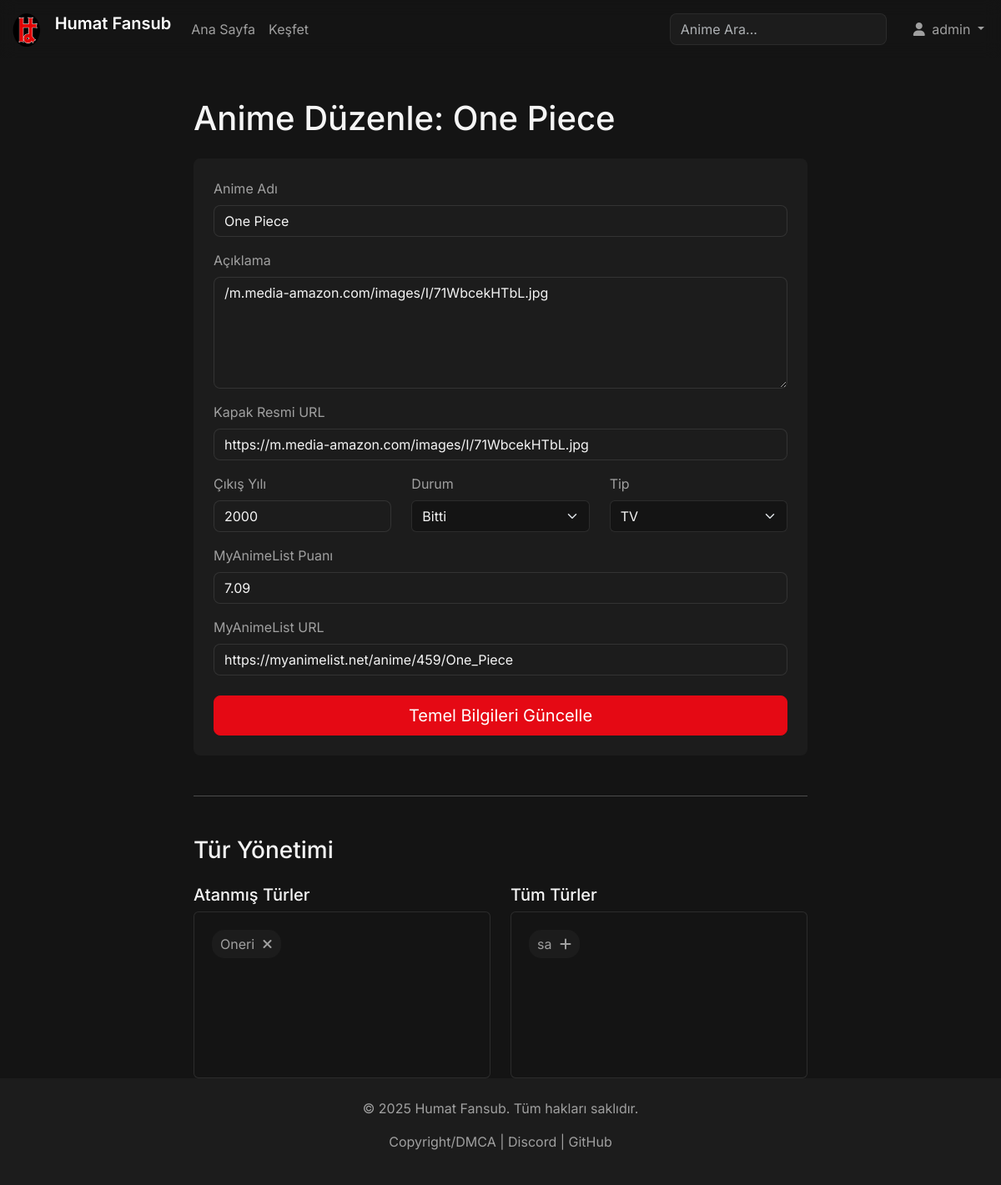
The page /edit_anime/1 (signed in) on the database its author committed.
### models.py (models this page shows, shortened)
class User(db.Model):
    id = db.Column(db.Integer, primary_key=True)
    username = db.Column(db.String(80), unique=True, nullable=False)
    password = db.Column(db.String(200), nullable=False)
    can_delete = db.Column(db.Boolean, default=False)
    can_edit = db.Column(db.Boolean, default=False)
    can_add_user = db.Column(db.Boolean, default=False)
    logs = db.relationship('Log', backref='user', lazy=True)
    watchlist_animes = db.relationship('Anime', secondary=watchlist, lazy='subquery',
        backref=db.backref('watchlisted_by', lazy=True))
    ratings = db.relationship('Rating', backref='user', lazy=True)

class Anime(db.Model):
    id = db.Column(db.Integer, primary_key=True)
    name = db.Column(db.String(100), nullable=False)
    description = db.Column(db.Text, nullable=False)
    cover_image = db.Column(db.String(200), nullable=False)
    episodes = db.relationship('Episode', backref='anime', lazy=True, cascade="all, delete-orphan")
    release_year = db.Column(db.Integer, nullable=True)
    status = db.Column(db.String(50), nullable=True)
    anime_type = db.Column(db.String(50), nullable=True)
    average_rating = db.Column(db.Float, default=0.0)
    rating_count = db.Column(db.Integer, default=0)
    mal_id = db.Column(db.Integer, nullable=True)
    mal_score = db.Column(db.Float, nullable=True)
    mal_url = db.Column(db.String(200), nullable=True)
    genres = db.relationship('Genre', secondary=anime_genres, lazy='subquery',
        backref=db.backref('animes', lazy=True))
    ratings = db.relationship('Rating', backref='anime', lazy=True, cascade="all, delete-orphan")

class Genre(db.Model):
    id = db.Column(db.Integer, primary_key=True)
    name = db.Column(db.String(50), unique=True, nullable=False)

### app.py (the view, shortened to what this page needs)
@app.route('/edit_anime/<int:anime_id>', methods=['GET', 'POST'])
@login_required
@admin_required
def edit_anime(anime_id):
    anime = Anime.query.get_or_404(anime_id)
    form = AnimeForm(obj=anime)
    assigned_genres = anime.genres
    unassigned_genres = [genre for genre in Genre.query.all() if genre not in assigned_genres]
    return render_template('edit_anime.html', form=form, anime=anime, assigned_genres=assigned_genres, unassigned_genres=unassigned_genres)

### forms.py
class AnimeForm(FlaskForm):
    name = StringField('Anime Adı', validators=[DataRequired(), Length(min=1, max=150)])
    description = TextAreaField('Açıklama', validators=[DataRequired()])
    cover_image = StringField('Kapak Resmi URL', validators=[DataRequired()])
    release_year = IntegerField('Çıkış Yılı', validators=[Optional()])
    status = SelectField('Durum', choices=[
        ('Bitti', 'Bitti'),
        ('Devam Ediyor', 'Devam Ediyor')
    ], validators=[Optional()])
    anime_type = SelectField('Tip', choices=[
        ('TV', 'TV'),
        ('Film', 'Film'),
        ('OVA', 'OVA')
    ], validators=[Optional()])
    genres = QuerySelectMultipleField('Türler', query_factory=get_genres, get_label='name', allow_blank=True)
    mal_score = StringField('MyAnimeList Puanı', validators=[Optional()])
    mal_url = StringField('MyAnimeList URL', validators=[Optional()])
    submit = SubmitField('Anime Ekle/Güncelle')

### app.py (called while the page is built)
def admin_required(f):
    @wraps(f)
    def decorated_function(*args, **kwargs):
        if not current_user.is_authenticated or not (current_user.can_add_user or current_user.can_edit or current_user.can_delete):
            flash('Bu sayfayı görüntüleme yetkiniz yok.', 'danger')
            return redirect(url_for('index'))
        return f(*args, **kwargs)
    return decorated_function

@login_manager.user_loader
def load_user(user_id):
    return User.query.get(int(user_id))

### templates/edit_anime.html (shortened to what this page needs)
{% extends "base.html" %}
{% block content %}
<div class="container mt-5">
    <div class="row justify-content-center">
        <div class="col-lg-8">
            <h1 class="mb-4">Anime Düzenle: {{ anime.name }}</h1>
            <form method="POST" class="p-4 rounded-3" style="background-color: var(--light-dark-color);">
                <div class="mb-3">
                    {{ form.name.label(class="form-label") }}
                    {{ form.name(class="form-control") }}
                </div>
                <div class="mb-3">
                    {{ form.description.label(class="form-label") }}
                    {{ form.description(class="form-control", rows=5) }}
                </div>
                <div class="mb-3">
                    {{ form.cover_image.label(class="form-label") }}
                    {{ form.cover_image(class="form-control") }}
                </div>
                <div class="row">
                    <div class="col-md-4 mb-3">
                        {{ form.release_year.label(class="form-label") }}
                        {{ form.release_year(class="form-control") }}
                    </div>
                    <div class="col-md-4 mb-3">
                        {{ form.status.label(class="form-label") }}
                        {{ form.status(class="form-select") }}
                    </div>
                    <div class="col-md-4 mb-3">
                        {{ form.anime_type.label(class="form-label") }}
                        {{ form.anime_type(class="form-select") }}
                    </div>
                </div>
                <div class="mb-3">
                    {{ form.mal_score.label(class="form-label") }}
                    {{ form.mal_score(class="form-control") }}
                </div>
                <div class="mb-3">
                    {{ form.mal_url.label(class="form-label") }}
                    {{ form.mal_url(class="form-control") }}
                </div>
                <div class="d-grid mt-4">
                    {{ form.submit(class="btn btn-primary btn-lg", value="Temel Bilgileri Güncelle") }}
                </div>
            </form>
            <hr class="my-5">
            <div id="genre-manager" data-anime-id="{{ anime.id }}">
                <h3 class="mb-4">Tür Yönetimi</h3>
                <div class="row">
                    <div class="col-md-6">
                        <h5>Atanmış Türler</h5>
                        <div id="assigned-genres" class="genre-list p-3 rounded">
                            {% for genre in assigned_genres %}
                            <span class="genre-pill" data-id="{{ genre.id }}">{{ genre.name }} <i class="fas fa-times remove-genre"></i></span>
                            {% endfor %}
                        </div>
                    </div>
                    <div class="col-md-6">
                        <h5>Tüm Türler</h5>
                        <div id="unassigned-genres" class="genre-list p-3 rounded">
                            {% for genre in unassigned_genres %}
                            <span class="genre-pill" data-id="{{ genre.id }}">{{ genre.name }} <i class="fas fa-plus add-genre"></i></span>
                            {% endfor %}
                        </div>
                    </div>
                </div>
            </div>
        </div>
    </div>
</div>
{% endblock %}

### templates/base.html (shortened to what this page needs)
<!DOCTYPE html>
<html lang="en" data-bs-theme="dark">
<head>
    <link href="https://cdn.jsdelivr.net/npm/bootstrap@5.3.3/dist/css/bootstrap.min.css" rel="stylesheet">
    <link rel="stylesheet" href="https://cdnjs.cloudflare.com/ajax/libs/font-awesome/6.5.2/css/all.min.css" />
    <link rel="stylesheet" href="{{ url_for('static', filename='css/custom.css') }}">
</head>
<body>
    <header>
        <nav class="navbar navbar-expand-lg fixed-top navbar-dark">
            <div class="container-fluid">
                <a class="navbar-brand" href="{{ url_for('index') }}">
                    <img src="{{ url_for('static', filename='images/logo.png') }}" alt="Logo" width="40" height="40" class="d-inline-block align-text-top">
                    <span class="ms-2">Humat Fansub</span>
                </a>
                <div class="collapse navbar-collapse" id="navbarNav">
                    <ul class="navbar-nav me-auto mb-2 mb-lg-0">
                        <li class="nav-item">
                            <a class="nav-link" href="{{ url_for('index') }}">Ana Sayfa</a>
                        </li>
                        <li class="nav-item">
                            <a class="nav-link" href="{{ url_for('animes') }}">Keşfet</a>
                        </li>
                    </ul>
                    <form class="d-flex me-3" action="{{ url_for('animes') }}" method="GET">
                        <input class="form-control me-2" type="search" name="query" placeholder="Anime Ara..." aria-label="Search">
                    </form>
                    <ul class="navbar-nav">
                        {% if current_user.is_authenticated %}
                        <li class="nav-item dropdown">
                            <a class="nav-link dropdown-toggle" href="#" id="navbarDropdown" role="button" data-bs-toggle="dropdown" aria-expanded="false">
                                <i class="fas fa-user me-1"></i> {{ current_user.username }}
                            </a>
                        </li>
                        {% endif %}
                    </ul>
                </div>
            </div>
        </nav>
    </header>
    <main>
        {% block content %}{% endblock %}
    </main>
    <footer class="text-center py-4 mt-auto">
        <div class="container">
            <p>&copy; 2025 Humat Fansub. Tüm hakları saklıdır.</p>
            <p>
                <a href="{{ url_for('copyright') }}">Copyright/DMCA</a> |
                <a href="https://discord.gg/SaKSmuZkAf" target="_blank">Discord</a> |
                <a href="https://github.com/Berke-aras/AnimeFansub-Dizi-Film-Platformu" target="_blank">GitHub</a>
            </p>
        </div>
    </footer>
</body>
</html>

### static/css/custom.css (style rules this page uses)
:root { --primary-color: #e50914; --dark-color: #141414; --light-dark-color: #1c1c1c; --text-color: #f5f5f5; --text-muted-color: #a0a0a0; }
body { background-color: var(--dark-color); color: var(--text-color); font-family: "Inter", sans-serif; padding-top: 70px; }
.navbar { background-color: rgba(20, 20, 20, 0.7); backdrop-filter: blur(10px); -webkit-backdrop-filter: blur(10px); transition: background-color 0.3s ease; }
.navbar-brand span { font-weight: 600; }
.nav-link { color: var(--text-muted-color); transition: color 0.3s ease; }
.btn-primary { background-color: var(--primary-color); border-color: var(--primary-color); transition: background-color 0.3s ease, border-color 0.3s ease; }
.form-control { background-color: var(--light-dark-color); border: 1px solid rgba(255, 255, 255, 0.1); color: var(--text-color); border-radius: 8px; transition: border-color 0.3s ease, box-shadow 0.3s ease; }
footer { background-color: var(--light-dark-color); color: var(--text-muted-color); }
footer a { color: var(--text-muted-color); text-decoration: none; transition: color 0.3s ease; }
.form-label { color: var(--text-muted-color); }
.form-select { background-color: var(--dark-color); border-color: rgba(255, 255, 255, 0.1); color: var(--text-color); }
.genre-list { background-color: var(--dark-color); min-height: 200px; border: 1px solid rgba(255, 255, 255, 0.1); }
.genre-pill { display: inline-block; background-color: var(--light-dark-color); color: var(--text-muted-color); padding: 5px 10px; margin: 5px; border-radius: 15px; cursor: pointer; transition: background-color 0.2s ease; }
.genre-pill i { margin-left: 5px; }

### rows shown on the page
User: username "admin"
Anime: name "One Piece", description "/m.media-amazon.com/images/I/71WbcekHTbL.jpg", cover_image "https://m.media-amazon.com/images/I/71WbcekHTbL.jpg", release_year "2000", status "Bitti", anime_type "TV", mal_score "7.09", mal_url "https://myanimelist.net/anime/459/One_Piece"
Genre: name "Oneri"
Genre: name "sa"
